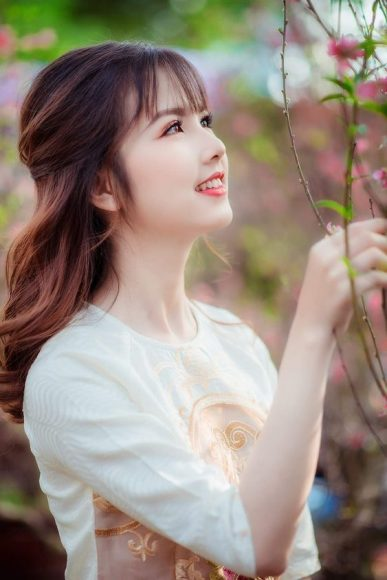
#> input picture lab4/g2.jpg, 387 x 580 px
$ python '4a_1 Loc trung binh.py'
#> lines starting #> are read from the running program, lines starting #| are printed output that depends on the picture
import cv2  # import thư viện OpenCV
import numpy as np #import thư viện numpy để làm việc với dữ liệu kiểu mảng
import matplotlib.pyplot as plt # import thư viện matplotlib để vẽ ảnh

# Định nghĩa hàm lọc trung bình
def loc_trung_binh(img, mask):
    m, n = img.shape
    img_new = np.zeros([m, n])
    for i in range(1, m - 1):
        for j in range(1, n - 1):
            temp = img[i - 1, j - 1] * mask[0, 0] + img[i - 1, j] * mask[0, 1] + img[i - 1, j + 1] * mask[0, 2] + img[
                i, j - 1] * mask[1, 0] + img[i, j] * mask[1, 1] + img[i, j + 1] * mask[1, 2] + img[i + 1, j - 1] * mask[
                       2, 0] + img[i + 1, j] * mask[2, 1] + img[i + 1, j + 1] * mask[2, 2]
            img_new[i, j] = temp
    img_new = img_new.astype(np.uint8)
    return img_new
def run():
    # Tạo ma trận lọc trung bình 3 x 3
    mask3x3 = np.ones((3, 3), dtype="float") * (1.0 / (3 * 3))

    # Tạo ma trận lọc trung bình 11 x 11
    mask11x11 = np.ones((11, 11), dtype="float") * (1.0 / (11 * 11))

    # Tạo ma trận lọc trung bình 21 x 21
    mask21x21 = np.ones((21, 21), dtype="float") * (1.0 / (21 * 21))

    fig = plt.figure(figsize=(16, 9)) # Tạo vùng vẽ tỷ lệ 16:9
    (ax1, ax2, ax3, ax4) = fig.subplots(1, 4) # Tạo 4 vùng vẽ con

    # Đọc và hiển thị ảnh gốc
    image = cv2.imread('g2.jpg', 0)
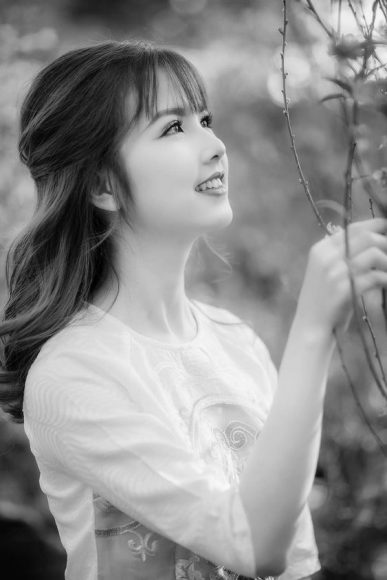
#> image: shape (580, 387); min 0, max 254, mean 140.6
    ax1.imshow(image, cmap='gray')
    ax1.set_title("ảnh gốc")

    # Lọc và hiển thị ảnh bằng ma trận 3 x 3
    imagenew3x3 = loc_trung_binh(image, mask3x3) #Gọi hàm lọc
    ax2.imshow(imagenew3x3, cmap='gray')
    ax2.set_title("ảnh lọc 3x3")

    # Lọc và hiển thị ảnh bằng ma trận 11 x 11
    imagenew11x11 = loc_trung_binh(image, mask11x11) #Gọi hàm lọc
    ax3.imshow(imagenew11x11, cmap='gray')
    ax3.set_title("ảnh lọc 11x11")

    # Lọc và hiển thị ảnh bằng ma trận 21 x 21
    imagenew21x21 = loc_trung_binh(image, mask21x21) #Gọi hàm lọc
#> in loc_trung_binh (call 3), `img_new = img_new.astype(np.uint8)`:
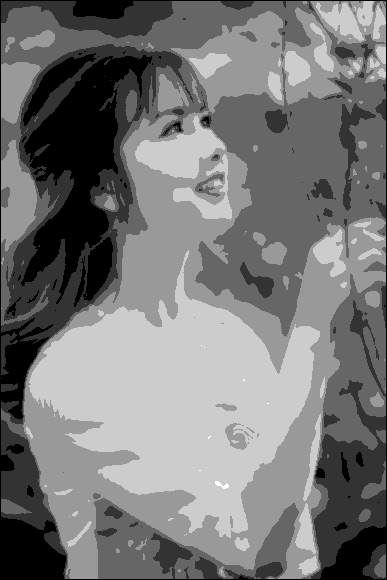
#> img_new: shape (580, 387); min 0, max 5, mean 2.34; drawn with min black and max white
    ax4.imshow(imagenew21x21, cmap='gray')
    ax4.set_title("ảnh lọc 21x21")

    # Hiển thị vùng vẽ
    plt.show()
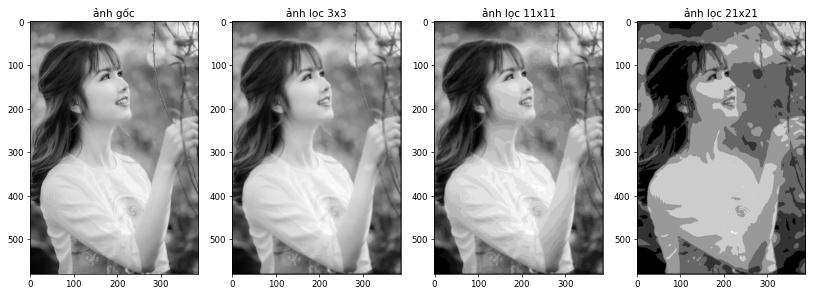
#> figure drawn by matplotlib, 4 panels
run()

$ run again, with lab4/noise_2.jpg copied over lab4/g2.jpg
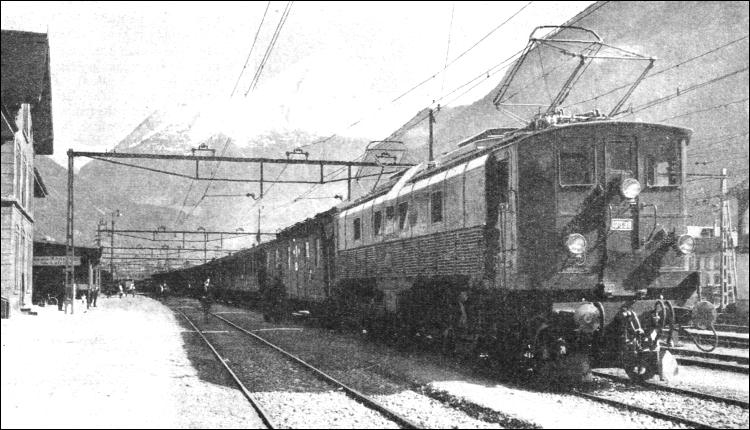
#> input picture lab4/noise_2.jpg, 750 x 430 px
#> in run, image is the input picture: shape (430, 750); min 0, max 255, mean 169.1
#> in loc_trung_binh (call 3), `img_new = img_new.astype(np.uint8)`:
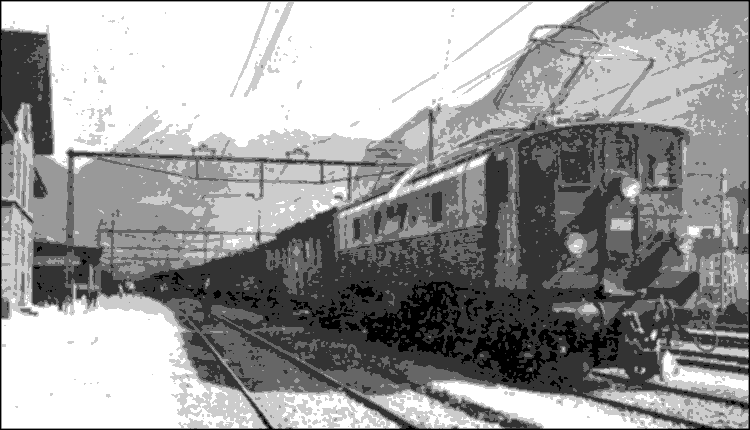
#> img_new: shape (430, 750); min 0, max 5, mean 3.02; drawn with min black and max white
#> in run, `plt.show()`:
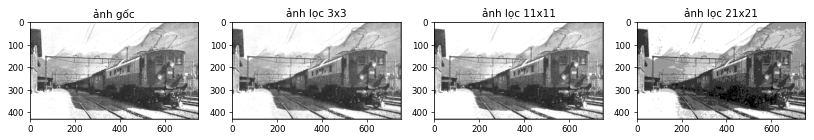
#> figure drawn by matplotlib, 4 panels

$ run again, with lab4/circuit_image.PNG saved as lab4/g2.jpg
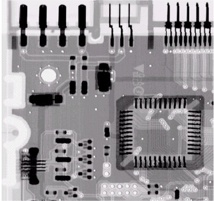
#> input picture lab4/circuit_image.PNG, 214 x 201 px
#> in loc_trung_binh (call 3), `img_new = img_new.astype(np.uint8)`:
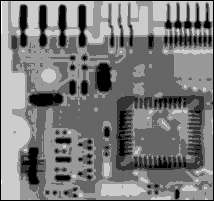
#> img_new: shape (201, 214); min 0, max 5, mean 2.41; drawn with min black and max white
#> in run, `plt.show()`:
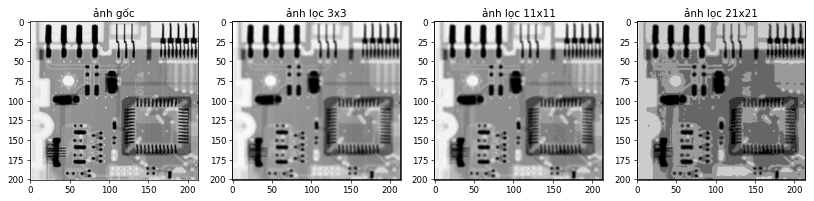
#> figure drawn by matplotlib, 4 panels
